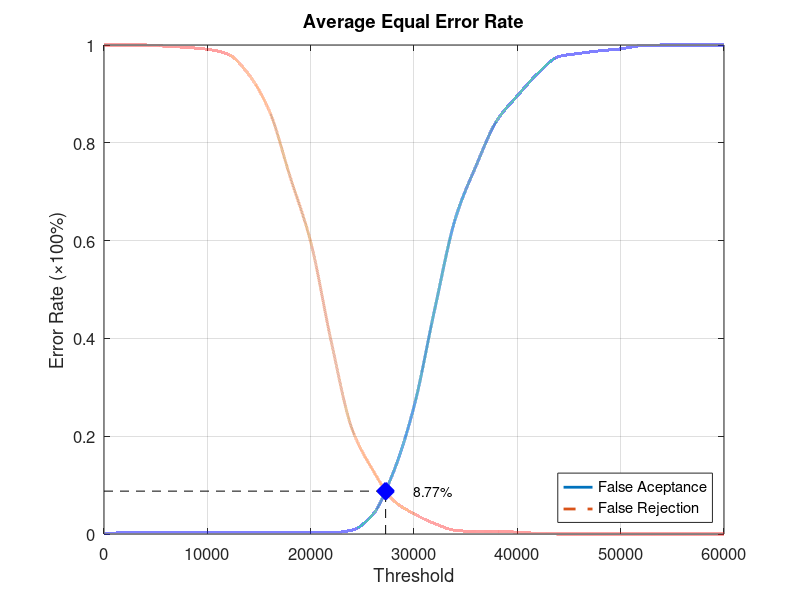
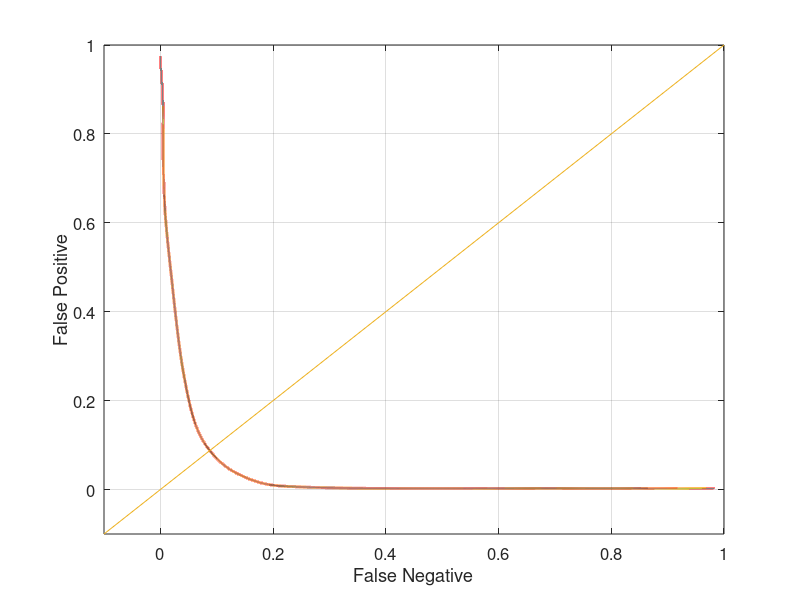

Write MATLAB code to recreate these figures, in order.
function yEER = Experiment5Average
close all;
clear;
clc;
x = 0:2000:60000;
xq = 0:0.5:60000;

y0 = [0 0.00263158 0.00263158 0.00263158 0.00263158 0.00263158 0.00263158 0.00263158 0.00263158 0.00263158 0.00263158 0.00263158 0.00789474 0.0394737 0.126316 0.260526 0.459211 0.644737 0.752632 0.844737 0.896053 0.942105 0.976316 0.982895 0.988158 0.992105 0.998684 1 1 1 1];
yy0 = interp1(x, y0, xq, 'pchip');
y1 = [1 1 1 0.9975 0.995 0.99125 0.98125 0.94 0.865 0.73125 0.5975 0.3925 0.215 0.13125 0.06875 0.04125 0.02125 0.0075 0.005 0.005 0.00375 0.00125 0 0 0 0 0 0 0 0 0];
yy1 = interp1(x, y1, xq, 'pchip');

% Calculating EER: 
y2 = abs(y0 - y1);
find(y2 == min(y2))
yy2 = abs(yy0 - yy1);
xEER = find(yy2 == min(yy2));
xEERIndex = xq(xEER) % X-axis EER
yEER = yy0(xEER) % Y-axis EER

main = figure
plot(xq, yy0,'-','LineWidth', 2);	hold on
plot(xq, yy1,'--','LineWidth', 2);	hold on
plot([xEERIndex xEERIndex], [0 yEER], 'k--');	hold on
plot([0 xEERIndex], [yEER yEER], 'k--');	hold on
plot(xEERIndex, yEER, 'bx', 'LineWidth', 10);	hold on
text(xEERIndex + 10 * xEERIndex / 100, yEER, [num2str(round((10000 * yEER)) / 100) '%'])
legend('False Aceptance', 'False Rejection', 'Location', 'SouthEast')
xlabel('Threshold')
ylabel('Error Rate (\times100%)')
title('Average Equal Error Rate')
set(gca, 'FontSize', 12)
axis([0 60000 0 1])
grid on

print(main, 'Experiment5AverageMain', '-dpng');
FNRxFPR = figure('Color', [1 1 1]);
plot(yy1, yy0, '-', yy1, yy0, 'LineWidth', 2);
hold on
y = -0.1:0.1:1
plot(y, y); 
set(gca, 'FontSize', 12)
xlabel('False Negative')
ylabel('False Positive')
axis([-0.1 1 -0.1 1])
set(gca, 'FontSize', 12)
grid on

print(FNRxFPR, 'Experiment5AverageFNRxFPR','-dpng');
end
